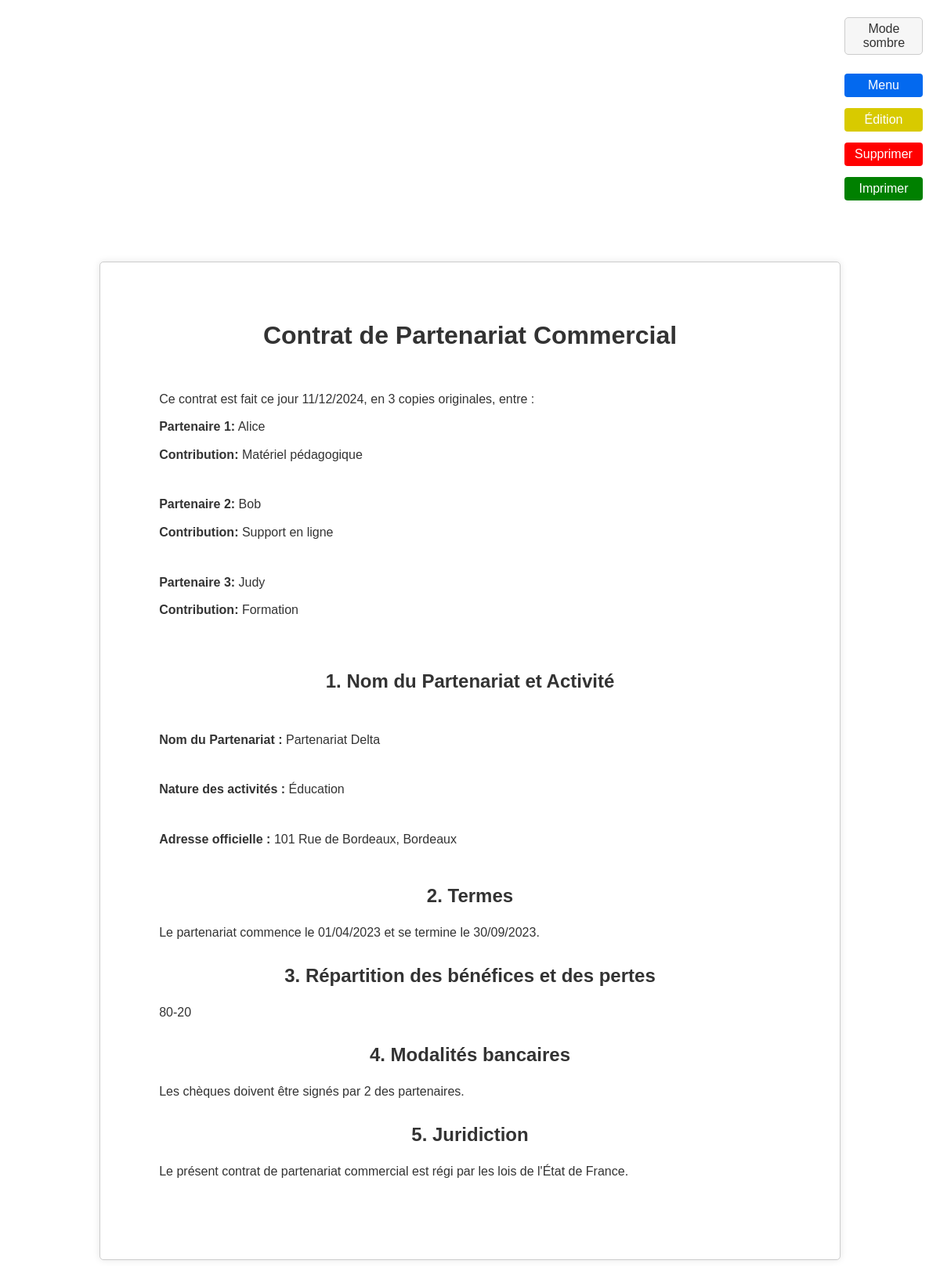
Page /display_contract.php?id=4 on the committed database.
### tables this page shows
CREATE TABLE `formulaire` (
  `id` int(11) NOT NULL,
  `date_creation` datetime NOT NULL,
  `num_partners` int(11) NOT NULL,
  `activity_type` varchar(255) NOT NULL,
  `partnership_name` varchar(255) NOT NULL,
  `official_address` varchar(255) NOT NULL,
  `start_date` date NOT NULL,
  `end_date` date NOT NULL,
  `profit_loss_distribution` varchar(255) NOT NULL,
  `signing_partner_count` int(11) NOT NULL,
  `country_code` varchar(2) NOT NULL,
  `id_compte` int(11) DEFAULT NULL
);

CREATE TABLE `partenaire_formulaire` (
  `formulaire_id` int(11) NOT NULL,
  `partenaire_id` int(11) NOT NULL,
  `contribution` varchar(255) NOT NULL
);

CREATE TABLE `partenaire` (
  `id` int(11) NOT NULL,
  `nom` varchar(255) NOT NULL
);

### functions.php (called while the page is built, shortened)
<?php
function sqlquery($pdo, $query, $params = [])
{
    $stmt = $pdo->prepare($query);
    $stmt->execute($params);
    return $stmt;
}
function formatDateForDisplay($date)
{
    return date('d/m/Y', strtotime($date));
}
function getFormDataById($pdo, $formId)
{
    $queryForm = "SELECT * FROM formulaire WHERE id = :id";
    $formData = sqlquery($pdo, $queryForm, [':id' => $formId])->fetch(PDO::FETCH_ASSOC);
    $queryPartners = "SELECT p.id, p.nom, pf.contribution FROM partenaire p
                      JOIN partenaire_formulaire pf ON p.id = pf.partenaire_id
                      WHERE pf.formulaire_id = :formulaire_id";
    $partners = sqlquery($pdo, $queryPartners, [':formulaire_id' => $formId])->fetchAll(PDO::FETCH_ASSOC);
    $data = [
        'date_creation' => $formData['date_creation'],
        'num_partners' => $formData['num_partners'],
        'activity_type' => $formData['activity_type'],
        'partnership_name' => $formData['partnership_name'],
        'official_address' => $formData['official_address'],
        'start_date' => $formData['start_date'],
        'end_date' => $formData['end_date'],
        'profit_loss_distribution' => $formData['profit_loss_distribution'],
        'signing_partner_count' => $formData['signing_partner_count'],
        'country_code' => $formData['country_code'],
    ];
    return ['data' => $data, 'partners' => $partners];
}
?>

### display_contract.php (the view, shortened to what this page needs)
<?php
require_once('functions.php');
$pdo = connectDB();
if (isset($_GET['id'])) {
    $formId = (int) $_GET['id'];
    try {
        $formData = getFormDataById($pdo, $formId);
    } catch (Exception $e) {
        echo "<p>Erreur : " . $e->getMessage() . "</p>";
        exit;
    }
} else {
    echo "<p>Erreur : ID du formulaire manquant.</p>";
    exit;
}
$countries = [
    'FR' => 'de France',
    'US' => 'des États-Unis',
    'CA' => 'de Canada',
    'GB' => 'du Royaume-Uni',
    'DE' => "d'Allemagne",
    'JP' => 'du Japon',
    'CN' => 'de Chine',
    'IN' => "d'Inde",
    'BR' => 'du Brésil',
    'AU' => "d'Australie"
];
require_once('html_utils/header.php');
echo "<div id='final-contract-container'>";
echo "<h1>Contrat de Partenariat Commercial</h1>";
echo "<br><p>Ce contrat est fait ce jour " . date("d/m/Y") . ", en " . htmlspecialchars($formData['data']['num_partners']) . " copies originales, entre :</p>";
foreach ($formData['partners'] as $index => $partner) {
    $partnerName = htmlspecialchars($partner['nom']);
    $contribution = htmlspecialchars($partner['contribution']);
    echo "<p><strong>Partenaire " . ($index + 1) . ":</strong> $partnerName</p>";
    echo "<p><strong>Contribution:</strong> $contribution</p>";
    echo "<br>";
}
echo "<br><br><h2>1. Nom du Partenariat et Activité</h2><br>";
echo "<p><strong>Nom du Partenariat : </strong>" . htmlspecialchars($formData['data']['partnership_name']) . "</p>";
echo "<br><p><strong>Nature des activités : </strong> " . htmlspecialchars($formData['data']['activity_type']) . "</p>";
echo "<br><p><strong>Adresse officielle : </strong> " . htmlspecialchars($formData['data']['official_address']) . "</p>";
echo "<br><br><h2>2. Termes</h2>";
echo "<p>Le partenariat commence le " . htmlspecialchars(formatDateForDisplay($formData['data']['start_date'])) . " et se termine le " . htmlspecialchars(formatDateForDisplay($formData['data']['end_date'])) . ".</p>";
echo "<br><h2>3. Répartition des bénéfices et des pertes</h2>";
echo "<p>" . htmlspecialchars($formData['data']['profit_loss_distribution']) . "</p>";
echo "<br><h2>4. Modalités bancaires</h2>";
echo "<p>Les chèques doivent être signés par " . htmlspecialchars($formData['data']['signing_partner_count']) . " des partenaires.</p>";
echo "<br><h2>5. Juridiction</h2>";
$countryCode = htmlspecialchars($formData['data']['country_code']);
$countryName = isset($countries[$countryCode]) ? $countries[$countryCode] : "Pays inconnu";
echo "<p>Le présent contrat de partenariat commercial est régi par les lois de l'État $countryName.</p>";
echo "</div>";
require_once('html_utils/footer.php');
?>

### style.css (style rules this page uses)
body { font-family: Arial, sans-serif; margin: 20px; background-color: #f9f9f9; }
.light-theme { background-color: #ffffff; color : #333; }
#final-contract-container { width: 210mm; min-height: 297mm; margin: 20mm auto; padding: 20mm; border: 1px solid #ccc; border-radius: 5px; box-shadow: 0 0 10px rgba(0, 0, 0, 0.1); background-color: white; font-family: 'Arial', sans-serif; color: #333; }
#final-contract-container h1, #final-contract-container h2, #final-contract-container h3 { text-align: center; margin-top: 0; }
#final-contract-container p { text-align: justify; line-height: 1.6; margin: 10px 0; }

### rows in the picture
formulaire: num_partners "3", partnership_name "Partenariat Delta", activity_type "Éducation", official_address "101 Rue de Bordeaux, Bordeaux", start_date "01/04/2023", end_date "30/09/2023", profit_loss_distribution "80-20", signing_partner_count "2", country_code "de France"
partenaire_formulaire: partenaire.nom "Alice", contribution "Matériel pédagogique"
partenaire_formulaire: partenaire.nom "Bob", contribution "Support en ligne"
partenaire_formulaire: partenaire.nom "Judy", contribution "Formation"
